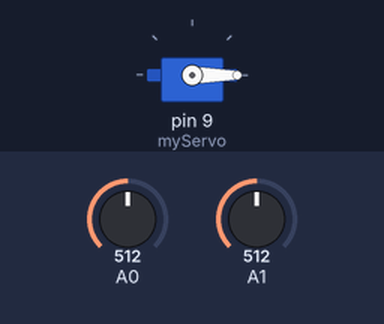
Recording of a sketch running on a simulated Arduino Uno, built with avr-gcc and run on an emulated ATmega328P. Parts: servo. The inputs (shaded band) are chosen by the test bench; at power-on: A0 = 512, A1 = 512. What the sketch prints to the serial monitor is not drawn.

Above: at 2.2 s.
2.3 s: A0 set to 535
At 3.1 s:
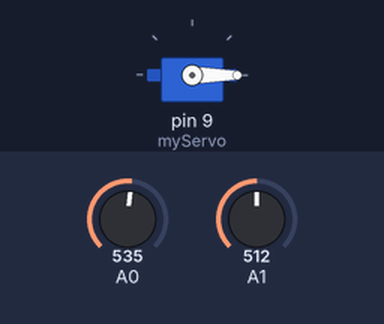
4.3 s: A0 set to 511
At 5.2 s:
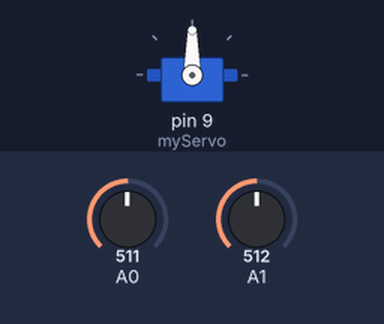
Timing chart, 0 to 9.3 s (numbered marks = the images above; inputs shaded):
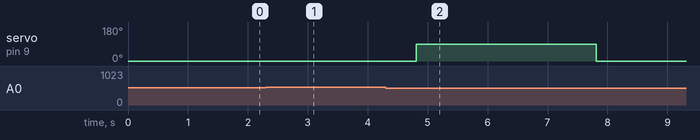

Measured:
- after the input at 2.3 s, servo on pin 9 (myServo): stays 0° (without the input it goes to 90° after 0.70 s)
- after the input at 4.3 s, servo on pin 9 (myServo): 0° → 90° after 0.51 s, → 0° 3.0 s later

The sketch:

sketch_sep10a.ino
```cpp
#include <Servo.h>
Servo myServo;

boolean lock_state = false;
//using an array based system, by initialising two empty arrays to be populated with values from the user (becomes the array passcode). Then the user inputs a test sequence (input_passcode).
int passcode[4];
int input_passcode[4];

//counting to 4 before then initiating other sections of the code
int array_counter = 0;

//Assigment of variables to allow for streamlined modification of code later on e.g. button_delay_rate. This can be lowered to reduce time needed to press a button to register a value.
int button_delay_rate = 500;
int servo_delay_rate = 1000;


//function to map inputs from a resistor ladder to numbers assigned to each button.
boolean button_mapper(int value){
  if (value == 1023){
    input_passcode[array_counter] = 1;
    array_counter += 1;
    delay(button_delay_rate);
  }
  else if (value >= 995 && value <= 1005){
    input_passcode[array_counter] = 2;
    array_counter += 1;
    delay(button_delay_rate);
  }
  else if (value >= 960 && value <= 980){
    input_passcode[array_counter] = 3;
    array_counter += 1;
    delay(button_delay_rate);
  }
  else if (value >= 920 && value <= 940){
    input_passcode[array_counter] = 4;
    array_counter += 1;
    delay(button_delay_rate);
  }
  else if (value >= 500 && value <= 520){
    input_passcode[array_counter] = 5;
    array_counter += 1;
    delay(button_delay_rate);
  }
  else if (value >= 5 && value <= 15){
    input_passcode[array_counter] = 6;
    array_counter += 1;
    delay(button_delay_rate);
  }
  else if (value == 0){
    delay(button_delay_rate);
  }
}


//setting up the servo and initialisning the serial monitor
void setup() {
  Serial.begin(9600);
  myServo.attach(9);
  myServo.write(0);
  delay(servo_delay_rate);
}

void loop() {

  //probes are used to obtain values for lock_val and reset_val. reset_val is outputting a constant value of 1023 until pressed, when it becomes 0. lock_val is dependent on the ladder.
  int lock_val = analogRead(A0);
  int reset_val = analogRead(A1);

  button_mapper(lock_val);

  //Serial.println("Array length =");
  //Serial.print(array_counter);

  //printing out the passcode
  Serial.print("Input Passcode =");
  Serial.print(input_passcode[0]);
  Serial.print(input_passcode[1]);
  Serial.print(input_passcode[2]);
  Serial.print(input_passcode[3]);

  //once there are 4 values in the input_passcode array, the array passcode is set to be equal to the array input_passcode, iterating through values using a for loop.
  if (lock_state == false){
    //if the system has not been locked, and receives 4 numbers, then the system is locked
    if (array_counter == 4){
      myServo.write(90);
      delay(servo_delay_rate);
    for (int n=0; n<4; n++){
      //the 4 numbers inputted by the user were initially held in the array input_passcode, however, this moves them to the passcode array
      passcode[n] = input_passcode[n];
      // iterate through the values held in the array input_passcode, and reset them all back to 0, ready to receive the passcode from the user to test against the array "passcode".
      input_passcode[n] = 0;
    }
    //print out the newly set passcode
    Serial.println("Passcode set to:");
    Serial.print(passcode[0]);
    Serial.print(passcode[1]);
    Serial.print(passcode[2]);
    Serial.print(passcode[3]);
    lock_state = true;
    //Serial.println("lock state set to");
    //Serial.print(lock_state);
    array_counter = 0;
  }
  }

  //if the system is locked, and there have been 4 values inputted, then checks to see if all numbers are correct, and in the right sequence.
  if (lock_state == true && array_counter == 4){
    //for loop used to set the array back to 0, enabling the passcode to be entered again.
    for (int n=0; n<4; n++){
      if (input_passcode[0] == passcode[0] && input_passcode[1] == passcode[1] && input_passcode[2] == passcode[2] && input_passcode[3] == passcode[3]){
        Serial.println("Passcode verified");
        myServo.write(0);
        lock_state = false;
        delay(10000);
        myServo.write(90);
        lock_state = true;
        array_counter = 0;
        input_passcode[n] = 0;
      }
      //if wrong passcode is inputted, then the system resets the input_passcode variable, and allows the user to try again.
      if (input_passcode[n] != passcode[n]){
        Serial.println("Incorrect passcode");
        input_passcode[n] = 0;
        array_counter = 0;
      }
    }
  }
  //resets the system if the reset button is pressed.
  if (reset_val == 0){
    array_counter = 0;
    myServo.write(0);
    Serial.println("system reset!");
    for (int n=0; n<4; n++){
      passcode[n] = 0;
      input_passcode[n] = 0;
    }
  }


}
```
